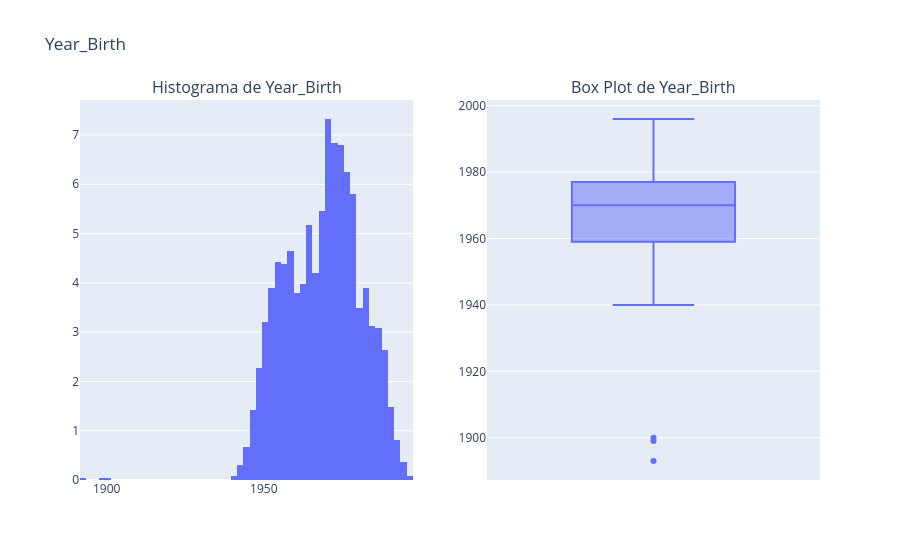

The notebook cell saved with this chart:
### Markdown cell above
**Ajuste do Ano de Nascimento**

Como mostramos gráficos abaixo, existem 3 valores (1900, 1899, 1893) que se destacam por serem impossíveis. Para corrigir esse erro, eles serão substituídos pelo valor mais baixo razoável, 1940.

O resultado final pode ser visto no segundo histograma e boxplot.

### Code cell
campo = 'Year_Birth'
fig = make_subplots(rows=1, cols=2, subplot_titles=[f'Histograma de {campo}', f'Box Plot de {campo}'])
fig.add_trace(
    px.histogram(df, x=campo, histnorm="percent", nbins=60).data[0],
    row=1, col=1
    )
fig.add_trace(
    px.box(df, y=campo).data[0],
    row=1, col=2
    )
fig.update_layout(title_text=f'{campo}', showlegend=False)
fig.show()

### Figure 1 — Plotly figure (JSON) as saved in the notebook; plotly's stock layout.template omitted (floating-point values rounded to 4 significant figures; data arrays with more than 128 entries replaced by an {"elided": "..."} marker saying what was removed)
{"data": [{"bingroup": "x", "histnorm": "percent", "hovertemplate": "Year_Birth=%{x}<br>percent=%{y}<extra></extra>", "legendgroup": "", "marker": {"color": "#636efa", "pattern": {"shape": ""}}, "name": "", "nbinsx": 60, "orientation": "v", "showlegend": false, "type": "histogram", "x": {"elided": "2239 int values"}, "xaxis": "x", "yaxis": "y"}, {"alignmentgroup": "True", "hovertemplate": "Year_Birth=%{y}<extra></extra>", "legendgroup": "", "marker": {"color": "#636efa"}, "name": "", "notched": false, "offsetgroup": "", "orientation": "v", "showlegend": false, "type": "box", "x0": " ", "xaxis": "x2", "y": {"elided": "2239 int values"}, "y0": " ", "yaxis": "y2"}], "layout": {"annotations": [{"font": {"size": 16}, "showarrow": false, "text": "Histograma de Year_Birth", "x": 0.225, "xanchor": "center", "xref": "paper", "y": 1, "yanchor": "bottom", "yref": "paper"}, {"font": {"size": 16}, "showarrow": false, "text": "Box Plot de Year_Birth", "x": 0.775, "xanchor": "center", "xref": "paper", "y": 1, "yanchor": "bottom", "yref": "paper"}], "showlegend": false, "title": {"text": "Year_Birth"}, "xaxis": {"anchor": "y", "domain": [0, 0.45]}, "xaxis2": {"anchor": "y2", "domain": [0.55, 1]}, "yaxis": {"anchor": "x", "domain": [0, 1]}, "yaxis2": {"anchor": "x2", "domain": [0, 1]}}}
